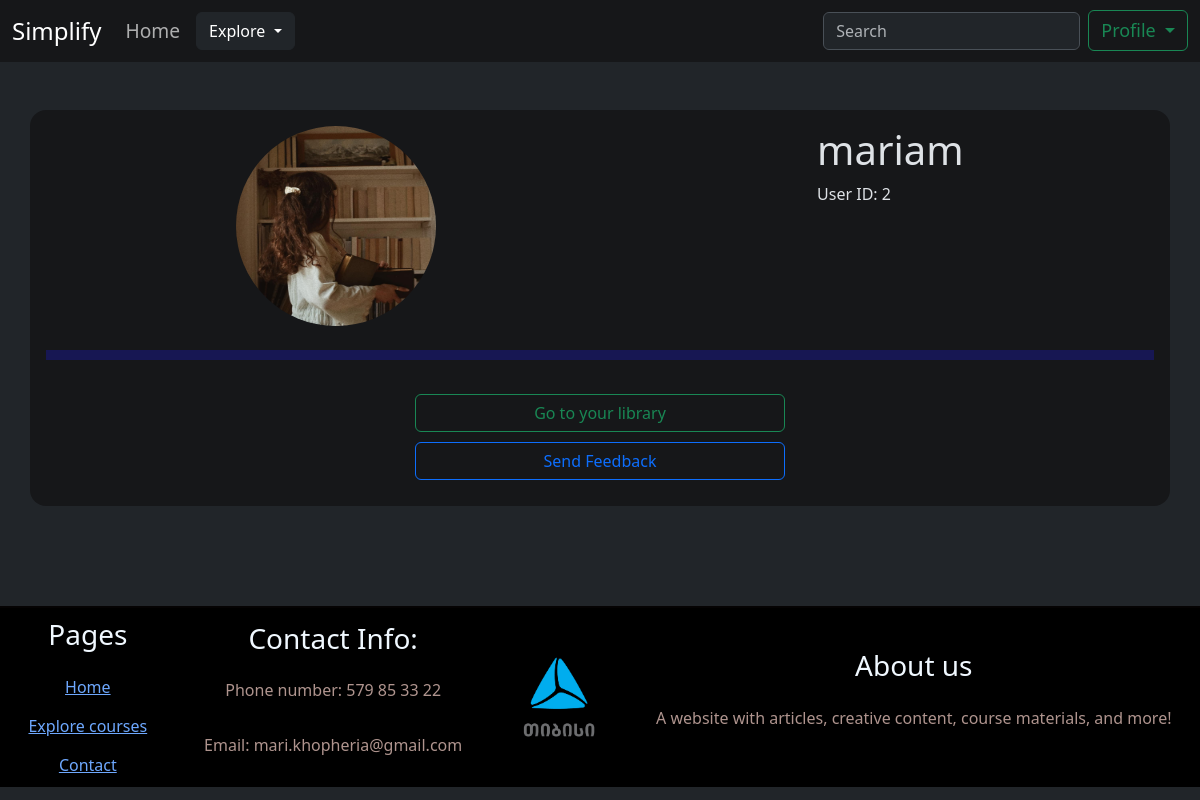
Screenshot of /profile (signed in) with the database file from the repository.
### models.py (models this page shows, shortened)
class BaseModel:
    def create(self):
        db.session.add(self)
        db.session.commit()

class User(db.Model, BaseModel, UserMixin):
    __tablename__ = "users"
    id = db.Column(db.Integer(), primary_key=True)
    username = db.Column(db.String(50), unique=True, nullable=False)
    password = db.Column(db.String())
    role = db.Column(db.String())
    profile_pic = db.Column(db.String(), default="logo.jpg")
    saved_articles = db.relationship(
    'Article',
    secondary=user_article_library,
    backref='saved_by_users'
    )

### routes.py (the view)
@app.route('/profile')
@login_required
def profile():
    user = current_user
    return render_template('profile.html', user=user)

### models.py (called while the page is built)
@login_manager.user_loader
def load_user(user_id):
    return User.query.get(user_id)

### templates/profile.html (shortened to what this page needs)
{% extends "base.html" %}
{% block content%}
<div style="display: flex; justify-content: space-around;">
    <img src="/static/images/{{ user.profile_pic }}" style="width: 200px; height: 200px; object-fit: fill; border-radius: 100px;">
    <div>
    <h1>{{ user.username }}</h1>
    <p>User ID: {{ user.id }}</p>
    </div>
</div>
<br>
<div style="width: 100%; height: 10px; background-color: rgb(23, 23, 83); ">
</div>
<br>
<a class="btn btn-outline-success col-4" href="/library" role="button" style="margin: 10px; display:flex; justify-self: center; justify-content: center;">Go to your library</a>
<a class="btn btn-outline-primary col-4" href="/feedback" role="button" style="margin: 10px; display:flex; justify-self: center; justify-content: center;">Send Feedback</a>
{% endblock %}

### rows the page displays
User: profile_pic (picture), username "mariam", id "2"
